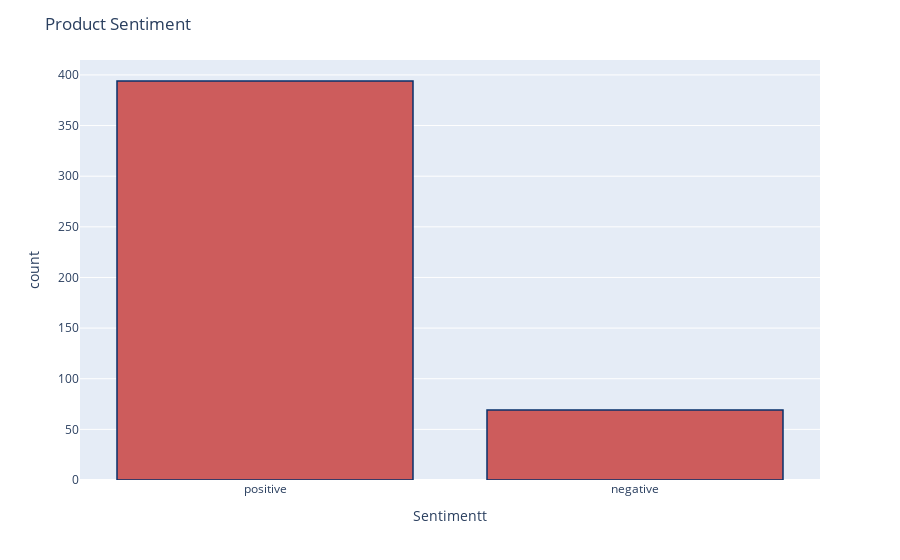

Here is the notebook cell this chart was saved with:
### Code cell
df['Sentimentt'] = df['Sentiment'].replace({-1 : 'negative'})
df['Sentimentt'] = df['Sentimentt'].replace({1 : 'positive'})
fig = px.histogram(df, x="Sentimentt")
fig.update_traces(marker_color="indianred",marker_line_color='rgb(8,48,107)',
                  marker_line_width=1.5)
fig.update_layout(title_text='Product Sentiment')
fig.show()

### Figure 1 — Plotly figure (JSON) as saved in the notebook; plotly's stock layout.template omitted (floating-point values rounded to 4 significant figures; data arrays with more than 128 entries replaced by an {"elided": "..."} marker saying what was removed)
{"data": [{"alignmentgroup": "True", "bingroup": "x", "hovertemplate": "Sentimentt=%{x}<br>count=%{y}<extra></extra>", "legendgroup": "", "marker": {"color": "indianred", "line": {"color": "rgb(8,48,107)", "width": 1.5}, "pattern": {"shape": ""}}, "name": "", "offsetgroup": "", "orientation": "v", "showlegend": false, "type": "histogram", "x": {"elided": "463 str values"}, "xaxis": "x", "yaxis": "y"}], "layout": {"barmode": "relative", "legend": {"tracegroupgap": 0}, "margin": {"t": 60}, "title": {"text": "Product Sentiment"}, "xaxis": {"anchor": "y", "domain": [0, 1], "title": {"text": "Sentimentt"}}, "yaxis": {"anchor": "x", "domain": [0, 1], "title": {"text": "count"}}}}
